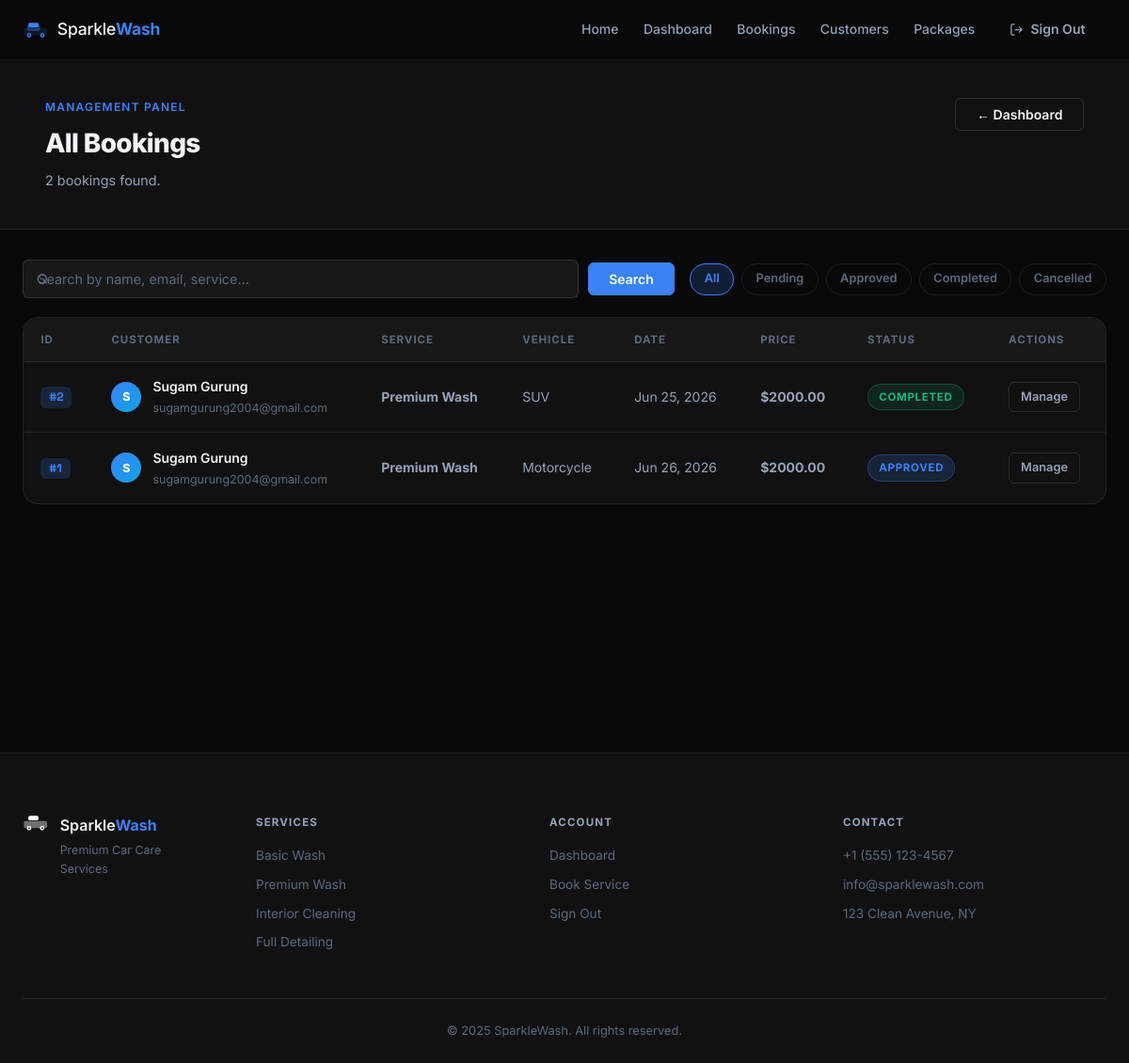
Before: /panel/bookings/ (signed in) with the older database file.
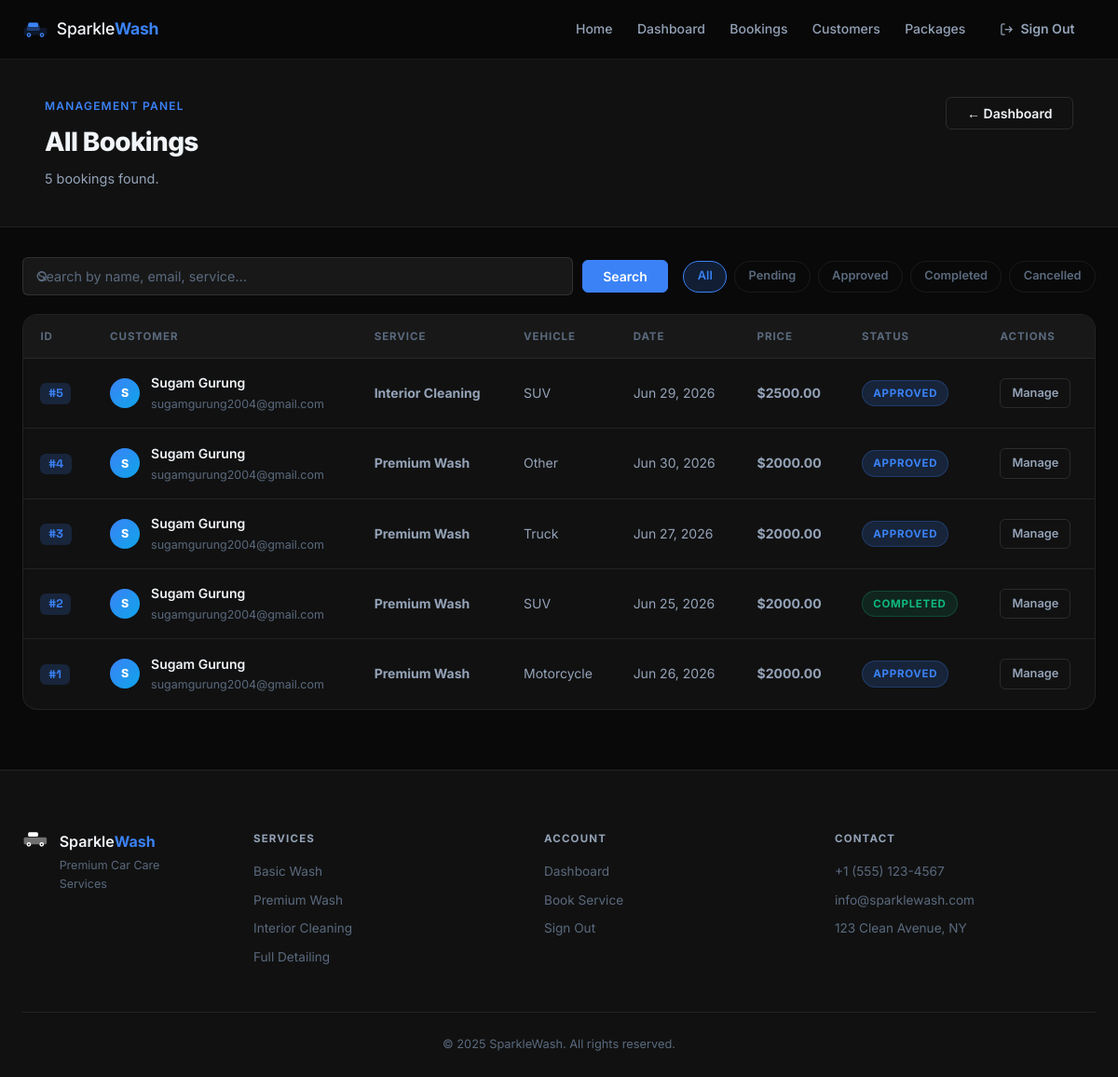
After: the same page with the newer database file.
### wash/models.py (models this page shows, shortened)
class Booking(models.Model):
    STATUS_CHOICES = [
        ('pending', 'Pending'),
        ('approved', 'Approved'),
        ('completed', 'Completed'),
        ('cancelled', 'Cancelled'),
    ]
    VEHICLE_TYPES = [
        ('sedan', 'Sedan'),
        ('suv', 'SUV'),
        ('truck', 'Truck'),
        ('van', 'Van'),
        ('motorcycle', 'Motorcycle'),
        ('other', 'Other'),
    ]
    TIME_SLOTS = [
        ('morning', 'Morning (9 AM – 11 AM)'),
        ('afternoon', 'Afternoon (12 PM – 3 PM)'),
        ('evening', 'Evening (4 PM – 6 PM)'),
    ]
    customer = models.ForeignKey(User, on_delete=models.CASCADE, related_name='bookings')
    service_package = models.ForeignKey(ServicePackage, on_delete=models.PROTECT)
    vehicle_type = models.CharField(max_length=20, choices=VEHICLE_TYPES)
    appointment_date = models.DateField()
    appointment_time = models.CharField(max_length=20, choices=TIME_SLOTS, default='morning')
    notes = models.TextField(blank=True)
    status = models.CharField(max_length=20, choices=STATUS_CHOICES, default='pending')
    created_at = models.DateTimeField(auto_now_add=True)
    class Meta:
        ordering = ['-created_at']

class ServicePackage(models.Model):
    name = models.CharField(max_length=100)
    description = models.TextField()
    price = models.DecimalField(max_digits=8, decimal_places=2)

### wash/views.py (the view, shortened to what this page needs)
# urls.py: path('panel/bookings/', views.admin_bookings, name='admin_bookings'),
@login_required
@staff_required
def admin_bookings(request):
    qs = Booking.objects.select_related('customer', 'service_package').order_by('-created_at')
    status_filter = request.GET.get('status', '')
    search = request.GET.get('q', '').strip()
    if status_filter:
        qs = qs.filter(status=status_filter)
    return render(request, 'admin_panel/bookings.html', {
        'bookings': qs,
        'status_filter': status_filter,
        'search': search,
        'status_choices': Booking.STATUS_CHOICES,
        'total_count': qs.count(),
    })

### wash/views.py (called while the page is built)
def _is_staff(user):
    return user.is_active and (user.is_staff or user.is_superuser)

### templates/admin_panel/bookings.html (shortened to what this page needs)
{% extends 'base.html' %}
{% block content %}
<div class="page-wrap admin-wrap">
  <div class="admin-header">
    <div class="container">
      <div class="page-header-inner">
        <div>
          <p class="page-eyebrow">Management Panel</p>
          <h1 class="page-title">All Bookings</h1>
          <p class="page-sub">{{ total_count }} booking{{ total_count|pluralize }} found.</p>
        </div>
        <a href="{% url 'admin_dashboard' %}" class="btn btn-outline">← Dashboard</a>
      </div>
    </div>
  </div>
  <div class="container" style="padding-top:2rem;padding-bottom:4rem">
    <div class="admin-toolbar">
      <form method="get" class="search-form">
        <div class="search-wrap">
          <input type="text" name="q" value="{{ search }}" placeholder="Search by name, email, service…" class="search-input">
        </div>
        <button type="submit" class="btn btn-primary">Search</button>
      </form>
      <div class="filter-bar" style="margin:0">
        <a href="{% url 'admin_bookings' %}{% if search %}?q={{ search }}{% endif %}" class="filter-chip {% if not status_filter %}fc-active{% endif %}">All</a>
        {% for val, label in status_choices %}
        <a href="?status={{ val }}{% if search %}&q={{ search }}{% endif %}" class="filter-chip fc-{{ val }} {% if status_filter == val %}fc-active{% endif %}">{{ label }}</a>
        {% endfor %}
      </div>
    </div>
    {% if bookings %}
    <div class="history-table-wrap">
      <table class="data-table">
        <thead>
          <tr>
            <th>ID</th>
            <th>Customer</th>
            <th>Service</th>
            <th>Vehicle</th>
            <th>Date</th>
            <th>Price</th>
            <th>Status</th>
            <th>Actions</th>
          </tr>
        </thead>
        <tbody>
          {% for b in bookings %}
          <tr>
            <td><span class="booking-ref">#{{ b.pk }}</span></td>
            <td>
              <div class="customer-cell">
                <div class="cc-avatar">{{ b.customer.first_name.0|default:b.customer.username.0|upper }}</div>
                <div>
                  <p class="cc-name">{{ b.customer.get_full_name|default:b.customer.username }}</p>
                  <p class="cc-email">{{ b.customer.email }}</p>
                </div>
              </div>
            </td>
            <td><strong>{{ b.service_package.name }}</strong></td>
            <td>{{ b.get_vehicle_type_display }}</td>
            <td>{{ b.appointment_date|date:"M d, Y" }}</td>
            <td class="price-cell">${{ b.service_package.price }}</td>
            <td><span class="status-pill sp-{{ b.status }}">{{ b.get_status_display }}</span></td>
            <td>
              <div class="action-row">
                <a href="{% url 'admin_booking_detail' b.pk %}" class="table-action-btn">Manage</a>
              </div>
            </td>
          </tr>
          {% endfor %}
        </tbody>
      </table>
    </div>
    {% endif %}
  </div>
</div>
{% endblock %}

Changed rows visible on the page:
added Booking: pk "5", customer.first_name.0 "S", customer.get_full_name "Sugam Gurung", customer.email "sugamgurung2004@gmail.com", service_package.name "Interior Cleaning", vehicle_type "SUV", appointment_date "Jun 29, 2026", service_package.price "2500.00", status "APPROVED"
added Booking: pk "4", customer.first_name.0 "S", customer.get_full_name "Sugam Gurung", customer.email "sugamgurung2004@gmail.com", service_package.name "Premium Wash", vehicle_type "Other", appointment_date "Jun 30, 2026", service_package.price "2000.00", status "APPROVED"
added Booking: pk "3", customer.first_name.0 "S", customer.get_full_name "Sugam Gurung", customer.email "sugamgurung2004@gmail.com", service_package.name "Premium Wash", vehicle_type "Truck", appointment_date "Jun 27, 2026", service_package.price "2000.00", status "APPROVED"
Other visible differences:
{{ total_count }}: "2" → "5"
